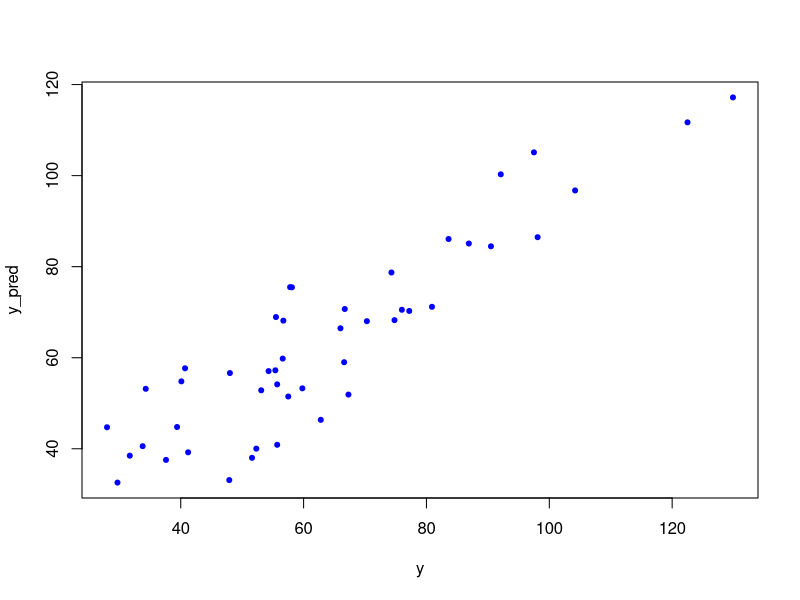

This figure's R source: (Note: a time limit stopped this script after it produced the figure.)
my_data <- read.table("data.txt",sep="\t",header=FALSE)

x1 <- unlist(my_data[1], use.names = FALSE)
x1 <- (x1-56.26087)/(87-27)
x2 <- unlist(my_data[2], use.names = FALSE)
x2 <- (x2-41.47609)/(56.1-31.2)
x3 <- unlist(my_data[3], use.names = FALSE)
x3 <- (x3-11.58696)/(31-2)
x4 <- unlist(my_data[4], use.names = FALSE)
x4 <- (x4-57.5)/(149-26)
y <- unlist(my_data[5], use.names = FALSE)

model <- lm(y ~ x1 + x2 + x3 + x4)

y_pred <- predict(model)
y_pred

plot(y,y_pred, col="blue", pch=20)

sum((y-y_pred)^2)/length(y)

SGD <- function(x1,x2,x3,x4,y, learn_rate, n, max_iter){
  m1 <- runif(1, 0, 1)
  m2 <- runif(1, 0, 1)
  m3 <- runif(1, 0, 1)
  m4 <- runif(1, 0, 1)
  c <- runif(1, 0, 1)
  ynew <- m1*x1 + m2*x2 + m3*x3 + m4*x4 + c
  converged = F
  iterations = 0
  while(converged == F) {
    for (temp in 1:46) {
      m1_new <- m1 - learn_rate * ((1 / n) * ((ynew[temp] - y[temp]) * x1[temp]))
      m2_new <- m2 - learn_rate * ((1 / n) * ((ynew[temp] - y[temp]) * x2[temp]))
      m3_new <- m3 - learn_rate * ((1 / n) * ((ynew[temp] - y[temp]) * x3[temp]))
      m4_new <- m4 - learn_rate * ((1 / n) * ((ynew[temp] - y[temp]) * x4[temp]))
      c_new <- c - learn_rate * ((1 / n) * (ynew[temp] - y[temp]))
      m1 <- m1_new
      m2 <- m2_new
      m3 <- m3_new
      m4 <- m4_new
      c <- c_new
      ynew <- m1*x1 + m2*x2 + m3*x3 + m4*x4 + c
      iterations = iterations + 1
      if(iterations > max_iter) { 
        converged = T
        return(paste("MSE:", sum((y-ynew)^2)/n))
      }
    }
  }
}

start_time <- Sys.time()
SGD(x1,x2,x3,x4,y,1,46,10000000)
end_time <- Sys.time()
end_time - start_time
